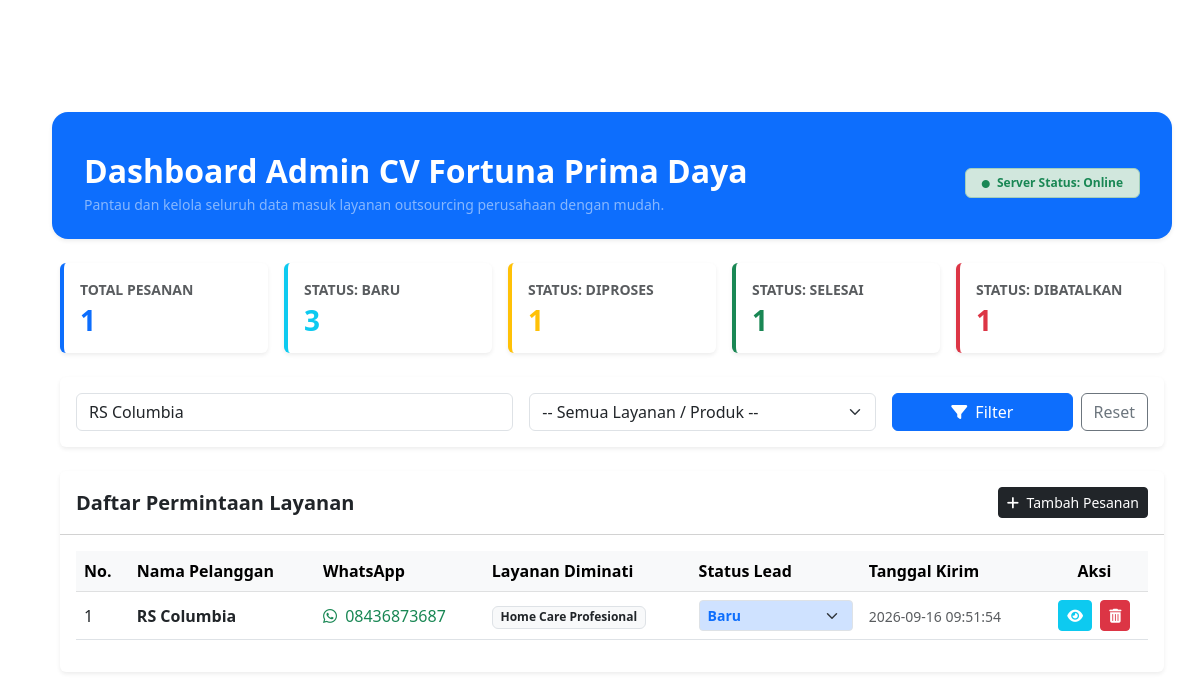
/dashboard.php?cari=RS Columbia (signed in), run on the app's committed database.
### tables this page shows
CREATE TABLE `kontak_penawaran` (
  `id` int(11) NOT NULL,
  `nama_lengkap` varchar(150) NOT NULL,
  `whatsapp` varchar(25) NOT NULL,
  `layanan_diminati` varchar(100) NOT NULL,
  `pesan` text DEFAULT NULL,
  `status_lead` enum('Baru','Diproses','Selesai','Dibatalkan') DEFAULT 'Baru',
  `tanggal_kirim` timestamp NOT NULL DEFAULT current_timestamp()
);

### dashboard.php (the view, shortened to what this page needs)
<?php
include 'proses.php';
$cari = $_GET['cari'] ?? '';
$sql = "SELECT id, nama_lengkap, whatsapp, layanan_diminati, pesan, status_lead, tanggal_kirim
        FROM kontak_penawaran WHERE 1=1";
$params = [];
$types = "";
if (!empty($cari)) {
    $sql .= " AND (nama_lengkap LIKE ? OR whatsapp LIKE ?)";
    $like_cari = "%" . $cari . "%";
    $params[] = $like_cari;
    $params[] = $like_cari;
    $types .= "ss";
}
$sql .= " ORDER BY tanggal_kirim DESC";
$stmt = mysqli_prepare($koneksi, $sql);
if (!empty($params)) {
    mysqli_stmt_bind_param($stmt, $types, ...$params);
}
mysqli_stmt_execute($stmt);
$result = mysqli_stmt_get_result($stmt);
$total_pesanan = mysqli_num_rows($result);
$query_status = mysqli_query($koneksi, "SELECT status_lead, COUNT(*) as jumlah FROM kontak_penawaran GROUP BY status_lead");
$jumlah_status = ['Baru' => 0, 'Diproses' => 0, 'Selesai' => 0, 'Dibatalkan' => 0];
while($row_st = mysqli_fetch_assoc($query_status)) {
    if(isset($jumlah_status[$row_st['status_lead']])) {
        $jumlah_status[$row_st['status_lead']] = $row_st['jumlah'];
    }
}
?>
<!DOCTYPE html>
<html lang="id">
<head>
    <link href="https://cdn.jsdelivr.net/npm/bootstrap@5.3.0/dist/css/bootstrap.min.css" rel="stylesheet">
    <link rel="stylesheet" href="https://cdnjs.cloudflare.com/ajax/libs/font-awesome/6.4.0/css/all.min.css">
</head>
<body class="bg-light">
            <button class="navbar-toggler" type="button" data-bs-toggle="collapse" data-bs-target="#navbarNav">
                <span class="navbar-toggler-icon"></span>
            </button>
    <div class="container py-5">
        <div class="row align-items-center bg-primary text-white p-4 rounded-4 shadow-sm mb-4 g-3">
            <div class="col-12 d-flex flex-column flex-md-row justify-content-between align-items-md-center gap-3">
                <div>
                    <h2 class="fw-bold text-white mb-1">Dashboard Admin CV Fortuna Prima Daya</h2>
                    <p class="text-white-50 small mb-0">Pantau dan kelola seluruh data masuk layanan outsourcing perusahaan dengan mudah.</p>
                </div>
                <div>
                    <span class="badge bg-success-subtle text-success border border-success-subtle px-3 py-2 fw-semibold">
                        <i class="fa-solid fa-circle text-success me-1" style="font-size: 8px;"></i> Server Status: Online
                    </span>
                </div>
            </div>
        </div>
        <div class="row g-3 mb-4">
            <div class="col">
                <div class="card border-0 shadow-sm border-start border-primary border-4 h-100">
                    <div class="card-body">
                        <p class="text-muted mb-1 small fw-bold">TOTAL PESANAN</p>
                        <h3 class="fw-bold text-primary mb-0"><?= $total_pesanan; ?></h3>
                    </div>
                </div>
            </div>
            <div class="col">
                <div class="card border-0 shadow-sm border-start border-info border-4 h-100">
                    <div class="card-body">
                        <p class="text-muted mb-1 small fw-bold">STATUS: BARU</p>
                        <h3 class="fw-bold text-info mb-0"><?= $jumlah_status['Baru']; ?></h3>
                    </div>
                </div>
            </div>
            <div class="col">
                <div class="card border-0 shadow-sm border-start border-warning border-4 h-100">
                    <div class="card-body">
                        <p class="text-muted mb-1 small fw-bold">STATUS: DIPROSES</p>
                        <h3 class="fw-bold text-warning mb-0"><?= $jumlah_status['Diproses']; ?></h3>
                    </div>
                </div>
            </div>
            <div class="col">
                <div class="card border-0 shadow-sm border-start border-success border-4 h-100">
                    <div class="card-body">
                        <p class="text-muted mb-1 small fw-bold">STATUS: SELESAI</p>
                        <h3 class="fw-bold text-success mb-0"><?= $jumlah_status['Selesai']; ?></h3>
                    </div>
                </div>
            </div>
            <div class="col">
                <div class="card border-0 shadow-sm border-start border-danger border-4 h-100">
                    <div class="card-body">
                        <p class="text-muted mb-1 small fw-bold">STATUS: DIBATALKAN</p>
                        <h3 class="fw-bold text-danger mb-0"><?= $jumlah_status['Dibatalkan']; ?></h3>
                    </div>
                </div>
            </div>
        </div>
        <div class="card border-0 shadow-sm mb-4">
            <div class="card-body">
                <form method="GET" action="dashboard.php" class="row g-3 align-items-center">
                    <div class="col-md-5">
                        <input type="text" class="form-control" name="cari" placeholder="Cari berdasarkan nama pelanggan..." value="<?= htmlspecialchars($cari); ?>">
                    </div>
                    <div class="col-md-4">
                        <select name="produk" class="form-select">
                            <option value="">-- Semua Layanan / Produk --</option>
                        </select>
                    </div>
                    <div class="col-md-3 d-flex gap-2">
                        <button type="submit" class="btn btn-primary w-100"><i class="fa-solid fa-filter me-1"></i> Filter</button>
                        <a href="dashboard.php" class="btn btn-outline-secondary">Reset</a>
                    </div>
                </form>
            </div>
        </div>
        <div class="card border-0 shadow-sm">
            <div class="card-header bg-white py-3 d-flex justify-content-between align-items-center">
                <h5 class="mb-0 fw-bold">Daftar Permintaan Layanan</h5>
                <a href="formulirpesanan.php" class="btn btn-dark btn-sm"><i class="fa-solid fa-plus me-1"></i> Tambah Pesanan</a>
            </div>
            <div class="card-body">
                <?php if ($total_pesanan > 0) : ?>
                <div class="table-responsive">
                    <table class="table table-hover align-middle">
                        <thead class="table-light">
                            <tr>
                                <th>No.</th>
                                <th>Nama Pelanggan</th>
                                <th>WhatsApp</th>
                                <th>Layanan Diminati</th>
                                <th>Status Lead</th>
                                <th>Tanggal Kirim</th>
                                <th class="text-center">Aksi</th>
                            </tr>
                        </thead>
                        <tbody>
                        <?php $no = 1; ?>
                        <?php while ($row = mysqli_fetch_assoc($result)) : ?>
                            <tr>
                                <td><?= $no++; ?></td>
                                <td class="fw-semibold"><?= htmlspecialchars($row['nama_lengkap']); ?></td>
                                <td>
                                    <a href="https://wa.me/<?= preg_replace('/^0/', '62', preg_replace('/[^0-9]/', '', $row['whatsapp'])); ?>" target="_blank" class="text-success text-decoration-none fw-medium">
                                        <i class="fa-brands fa-whatsapp me-1"></i> <?= htmlspecialchars($row['whatsapp']); ?>
                                    </a>
                                </td>
                                <td><span class="badge bg-light text-dark border"><?= htmlspecialchars($row['layanan_diminati']); ?></span></td>
                                <td>
                                    <form method="POST" action="" class="d-inline">
                                        <select name="status_lead" onchange="this.form.submit()"
                                            class="form-select form-select-sm fw-semibold
                                            <?php
                                                if($row['status_lead'] == 'Baru') echo 'text-primary bg-primary-subtle';
                                                elseif($row['status_lead'] == 'Diproses') echo 'text-warning bg-warning-subtle';
                                                elseif($row['status_lead'] == 'Selesai') echo 'text-success bg-success-subtle';
                                                else echo 'text-danger bg-danger-subtle';
                                            ?>">
                                            <option value="Baru" <?= ($row['status_lead'] == 'Baru') ? 'selected' : ''; ?>>Baru</option>
                                        </select>
                                    </form>
                                </td>
                                <td><small class="text-muted"><?= htmlspecialchars($row['tanggal_kirim']); ?></small></td>
                                <td class="text-center">
                                    <a href="detail.php?id=<?= $row['id']; ?>" class="btn btn-sm btn-info text-white me-1" title="Detail"><i class="fa-solid fa-eye"></i></a>
                                    <a href="hapus.php?id=<?= $row['id']; ?>" class="btn btn-sm btn-danger" title="Hapus" onclick="return confirm('Yakin ingin menghapus data ini?')"><i class="fa-solid fa-trash-can"></i></a>
                                </td>
                            </tr>
                        <?php endwhile; ?>
                        </tbody>
                    </table>
                </div>
                <?php else : ?>
                    <div class="alert alert-info mb-0 text-center py-4">Tidak ada data pesanan ditemukan.</div>
                <?php endif; ?>
            </div>
        </div>
    </div>
</body>
</html>

### data on the page
kontak_penawaran: nama_lengkap "RS Columbia", whatsapp "08436873687", layanan_diminati "Home Care Profesional", status_lead "Baru", tanggal_kirim "2026-09-16 09:51:54"

### other printed values
$total_pesanan "1"
$jumlah_status['Baru'] "3"
$jumlah_status['Diproses'] "1"
$jumlah_status['Selesai'] "1"
$jumlah_status['Dibatalkan'] "1"
